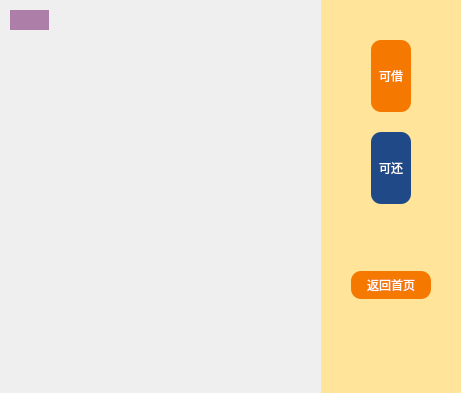
     <widget class="QWidget" name="batteryPage">
      <layout class="QHBoxLayout" name="horizontalLayout_13" stretch="3,1">
       <property name="spacing">
        <number>0</number>
       </property>
       <property name="leftMargin">
        <number>0</number>
       </property>
       <property name="topMargin">
        <number>0</number>
       </property>
       <property name="rightMargin">
        <number>0</number>
       </property>
       <property name="bottomMargin">
        <number>0</number>
       </property>
       <item>
        <widget class="QWidget" name="widget_7" native="true">
         <layout class="QVBoxLayout" name="verticalLayout_8" stretch="1,10">
          <property name="spacing">
           <number>0</number>
          </property>
          <property name="leftMargin">
           <number>0</number>
          </property>
          <property name="topMargin">
           <number>0</number>
          </property>
          <property name="rightMargin">
           <number>0</number>
          </property>
          <property name="bottomMargin">
           <number>0</number>
          </property>
          <item>
           <widget class="QWidget" name="widget_11" native="true">
            <layout class="QHBoxLayout" name="horizontalLayout_9" stretch="1,6,1">
             <property name="spacing">
              <number>0</number>
             </property>
             <property name="leftMargin">
              <number>10</number>
             </property>
             <property name="topMargin">
              <number>10</number>
             </property>
             <property name="rightMargin">
              <number>0</number>
             </property>
             <property name="bottomMargin">
              <number>10</number>
             </property>
             <item>
              <widget class="TsmartButton" name="delayBtn" native="true">
               <property name="styleSheet">
                <string notr="true">background-color: rgb(173, 127, 168);</string>
               </property>
              </widget>
             </item>
             <item>
              <spacer name="horizontalSpacer">
               <property name="orientation">
                <enum>Qt::Horizontal</enum>
               </property>
               <property name="sizeHint" stdset="0">
                <size>
                 <width>311</width>
                 <height>20</height>
                </size>
               </property>
              </spacer>
             </item>
             <item>
              <widget class="TimerLabel" name="alarmWdt" native="true"/>
             </item>
            </layout>
           </widget>
          </item>
          <item>
           <widget class="TscrollableWidget" name="widget_12" native="true"/>
          </item>
         </layout>
        </widget>
       </item>
       <item>
        <widget class="QWidget" name="widget_8" native="true">
         <property name="styleSheet">
          <string notr="true">background-color: rgb(255, 228, 153);
</string>
         </property>
         <layout class="QVBoxLayout" name="verticalLayout_5" stretch="2,1">
          <property name="spacing">
           <number>0</number>
          </property>
          <property name="leftMargin">
           <number>0</number>
          </property>
          <property name="topMargin">
           <number>0</number>
          </property>
          <property name="rightMargin">
           <number>0</number>
          </property>
          <property name="bottomMargin">
           <number>0</number>
          </property>
          <item>
           <widget class="QWidget" name="widget_9" native="true">
            <layout class="QVBoxLayout" name="verticalLayout_6" stretch="3,3,2">
             <property name="spacing">
              <number>20</number>
             </property>
             <property name="leftMargin">
              <number>50</number>
             </property>
             <property name="topMargin">
              <number>40</number>
             </property>
             <property name="rightMargin">
              <number>50</number>
             </property>
             <property name="bottomMargin">
              <number>10</number>
             </property>
             <item>
              <widget class="QLabel" name="label_9">
               <property name="palette">
                <palette>
                 <active>
                  <colorrole role="WindowText">
                   <brush brushstyle="SolidPattern">
                    <color alpha="255">
                     <red>255</red>
                     <green>255</green>
                     <blue>255</blue>
                    </color>
                   </brush>
                  </colorrole>
                  <colorrole role="Button">
                   <brush brushstyle="SolidPattern">
                    <color alpha="255">
                     <red>245</red>
                     <green>121</green>
                     <blue>0</blue>
                    </color>
                   </brush>
                  </colorrole>
                  <colorrole role="Base">
                   <brush brushstyle="SolidPattern">
                    <color alpha="255">
                     <red>245</red>
                     <green>121</green>
                     <blue>0</blue>
                    </color>
                   </brush>
                  </colorrole>
                  <colorrole role="Window">
                   <brush brushstyle="SolidPattern">
                    <color alpha="255">
                     <red>245</red>
                     <green>121</green>
                     <blue>0</blue>
                    </color>
                   </brush>
                  </colorrole>
                 </active>
                 <inactive>
                  <colorrole role="WindowText">
                   <brush brushstyle="SolidPattern">
                    <color alpha="255">
                     <red>255</red>
                     <green>255</green>
                     <blue>255</blue>
                    </color>
                   </brush>
                  </colorrole>
                  <colorrole role="Button">
                   <brush brushstyle="SolidPattern">
                    <color alpha="255">
                     <red>245</red>
                     <green>121</green>
                     <blue>0</blue>
                    </color>
                   </brush>
                  </colorrole>
                  <colorrole role="Base">
                   <brush brushstyle="SolidPattern">
                    <color alpha="255">
                     <red>245</red>
                     <green>121</green>
                     <blue>0</blue>
                    </color>
                   </brush>
                  </colorrole>
                  <colorrole role="Window">
                   <brush brushstyle="SolidPattern">
                    <color alpha="255">
                     <red>245</red>
                     <green>121</green>
                     <blue>0</blue>
                    </color>
                   </brush>
                  </colorrole>
                 </inactive>
                 <disabled>
                  <colorrole role="WindowText">
                   <brush brushstyle="SolidPattern">
                    <color alpha="255">
                     <red>190</red>
                     <green>190</green>
                     <blue>190</blue>
                    </color>
                   </brush>
                  </colorrole>
                  <colorrole role="Button">
                   <brush brushstyle="SolidPattern">
                    <color alpha="255">
                     <red>245</red>
                     <green>121</green>
                     <blue>0</blue>
                    </color>
                   </brush>
                  </colorrole>
                  <colorrole role="Base">
                   <brush brushstyle="SolidPattern">
                    <color alpha="255">
                     <red>245</red>
                     <green>121</green>
                     <blue>0</blue>
                    </color>
                   </brush>
                  </colorrole>
                  <colorrole role="Window">
                   <brush brushstyle="SolidPattern">
                    <color alpha="255">
                     <red>245</red>
                     <green>121</green>
                     <blue>0</blue>
                    </color>
                   </brush>
                  </colorrole>
                 </disabled>
                </palette>
               </property>
               <property name="styleSheet">
                <string notr="true">background-color: rgb(245, 121, 0);
border-radius:10px</string>
               </property>
               <property name="text">
                <string>可借</string>
               </property>
               <property name="alignment">
                <set>Qt::AlignCenter</set>
               </property>
              </widget>
             </item>
             <item>
              <widget class="QLabel" name="label_10">
               <property name="palette">
                <palette>
                 <active>
                  <colorrole role="WindowText">
                   <brush brushstyle="SolidPattern">
                    <color alpha="255">
                     <red>255</red>
                     <green>255</green>
                     <blue>255</blue>
                    </color>
                   </brush>
                  </colorrole>
                  <colorrole role="Button">
                   <brush brushstyle="SolidPattern">
                    <color alpha="255">
                     <red>32</red>
                     <green>74</green>
                     <blue>135</blue>
                    </color>
                   </brush>
                  </colorrole>
                  <colorrole role="Text">
                   <brush brushstyle="SolidPattern">
                    <color alpha="255">
                     <red>255</red>
                     <green>255</green>
                     <blue>255</blue>
                    </color>
                   </brush>
                  </colorrole>
                  <colorrole role="Base">
                   <brush brushstyle="SolidPattern">
                    <color alpha="255">
                     <red>32</red>
                     <green>74</green>
                     <blue>135</blue>
                    </color>
                   </brush>
                  </colorrole>
                  <colorrole role="Window">
                   <brush brushstyle="SolidPattern">
                    <color alpha="255">
                     <red>32</red>
                     <green>74</green>
                     <blue>135</blue>
                    </color>
                   </brush>
                  </colorrole>
                 </active>
                 <inactive>
                  <colorrole role="WindowText">
                   <brush brushstyle="SolidPattern">
                    <color alpha="255">
                     <red>255</red>
                     <green>255</green>
                     <blue>255</blue>
                    </color>
                   </brush>
                  </colorrole>
                  <colorrole role="Button">
                   <brush brushstyle="SolidPattern">
                    <color alpha="255">
                     <red>32</red>
                     <green>74</green>
                     <blue>135</blue>
                    </color>
                   </brush>
                  </colorrole>
                  <colorrole role="Text">
                   <brush brushstyle="SolidPattern">
                    <color alpha="255">
                     <red>255</red>
                     <green>255</green>
                     <blue>255</blue>
                    </color>
                   </brush>
                  </colorrole>
                  <colorrole role="Base">
                   <brush brushstyle="SolidPattern">
                    <color alpha="255">
                     <red>32</red>
                     <green>74</green>
                     <blue>135</blue>
                    </color>
                   </brush>
                  </colorrole>
                  <colorrole role="Window">
                   <brush brushstyle="SolidPattern">
                    <color alpha="255">
                     <red>32</red>
                     <green>74</green>
                     <blue>135</blue>
                    </color>
                   </brush>
                  </colorrole>
                 </inactive>
                 <disabled>
                  <colorrole role="WindowText">
                   <brush brushstyle="SolidPattern">
                    <color alpha="255">
                     <red>190</red>
                     <green>190</green>
                     <blue>190</blue>
                    </color>
                   </brush>
                  </colorrole>
                  <colorrole role="Button">
                   <brush brushstyle="SolidPattern">
                    <color alpha="255">
                     <red>32</red>
                     <green>74</green>
                     <blue>135</blue>
                    </color>
                   </brush>
                  </colorrole>
                  <colorrole role="Text">
                   <brush brushstyle="SolidPattern">
                    <color alpha="255">
                     <red>190</red>
                     <green>190</green>
                     <blue>190</blue>
                    </color>
                   </brush>
                  </colorrole>
                  <colorrole role="Base">
                   <brush brushstyle="SolidPattern">
                    <color alpha="255">
                     <red>32</red>
                     <green>74</green>
                     <blue>135</blue>
                    </color>
                   </brush>
                  </colorrole>
                  <colorrole role="Window">
                   <brush brushstyle="SolidPattern">
                    <color alpha="255">
                     <red>32</red>
                     <green>74</green>
                     <blue>135</blue>
                    </color>
                   </brush>
                  </colorrole>
                 </disabled>
                </palette>
               </property>
               <property name="styleSheet">
                <string notr="true">background-color: rgb(32, 74, 135);
border-radius:10px</string>
               </property>
               <property name="text">
                <string>可还</string>
               </property>
               <property name="alignment">
                <set>Qt::AlignCenter</set>
               </property>
              </widget>
             </item>
             <item>
              <spacer name="verticalSpacer_2">
               <property name="orientation">
                <enum>Qt::Vertical</enum>
               </property>
               <property name="sizeHint" stdset="0">
                <size>
                 <width>20</width>
                 <height>176</height>
                </size>
               </property>
              </spacer>
             </item>
            </layout>
           </widget>
          </item>
          <item>
           <widget class="QWidget" name="widget_10" native="true">
            <layout class="QVBoxLayout" name="verticalLayout_7" stretch="1,3">
             <property name="leftMargin">
              <number>30</number>
             </property>
             <property name="rightMargin">
              <number>30</number>
             </property>
             <item>
              <widget class="QPushButton" name="backtoMainPageBtn">
               <property name="sizePolicy">
                <sizepolicy hsizetype="Preferred" vsizetype="Preferred">
                 <horstretch>0</horstretch>
                 <verstretch>0</verstretch>
                </sizepolicy>
               </property>
               <property name="minimumSize">
                <size>
                 <width>80</width>
                 <height>0</height>
                </size>
               </property>
               <property name="palette">
                <palette>
                 <active>
                  <colorrole role="Button">
                   <brush brushstyle="SolidPattern">
                    <color alpha="255">
                     <red>245</red>
                     <green>121</green>
                     <blue>0</blue>
                    </color>
                   </brush>
                  </colorrole>
                  <colorrole role="ButtonText">
                   <brush brushstyle="SolidPattern">
                    <color alpha="255">
                     <red>255</red>
                     <green>255</green>
                     <blue>255</blue>
                    </color>
                   </brush>
                  </colorrole>
                  <colorrole role="Base">
                   <brush brushstyle="SolidPattern">
                    <color alpha="255">
                     <red>245</red>
                     <green>121</green>
                     <blue>0</blue>
                    </color>
                   </brush>
                  </colorrole>
                  <colorrole role="Window">
                   <brush brushstyle="SolidPattern">
                    <color alpha="255">
                     <red>245</red>
                     <green>121</green>
                     <blue>0</blue>
                    </color>
                   </brush>
                  </colorrole>
                 </active>
                 <inactive>
                  <colorrole role="Button">
                   <brush brushstyle="SolidPattern">
                    <color alpha="255">
                     <red>245</red>
                     <green>121</green>
                     <blue>0</blue>
                    </color>
                   </brush>
                  </colorrole>
                  <colorrole role="ButtonText">
                   <brush brushstyle="SolidPattern">
                    <color alpha="255">
                     <red>255</red>
                     <green>255</green>
                     <blue>255</blue>
                    </color>
                   </brush>
                  </colorrole>
                  <colorrole role="Base">
                   <brush brushstyle="SolidPattern">
                    <color alpha="255">
                     <red>245</red>
                     <green>121</green>
                     <blue>0</blue>
                    </color>
                   </brush>
                  </colorrole>
                  <colorrole role="Window">
                   <brush brushstyle="SolidPattern">
                    <color alpha="255">
                     <red>245</red>
                     <green>121</green>
                     <blue>0</blue>
                    </color>
                   </brush>
                  </colorrole>
                 </inactive>
                 <disabled>
                  <colorrole role="Button">
                   <brush brushstyle="SolidPattern">
                    <color alpha="255">
                     <red>245</red>
                     <green>121</green>
                     <blue>0</blue>
                    </color>
                   </brush>
                  </colorrole>
                  <colorrole role="ButtonText">
                   <brush brushstyle="SolidPattern">
                    <color alpha="255">
                     <red>190</red>
                     <green>190</green>
                     <blue>190</blue>
                    </color>
                   </brush>
                  </colorrole>
                  <colorrole role="Base">
                   <brush brushstyle="SolidPattern">
                    <color alpha="255">
                     <red>245</red>
                     <green>121</green>
                     <blue>0</blue>
                    </color>
                   </brush>
                  </colorrole>
                  <colorrole role="Window">
                   <brush brushstyle="SolidPattern">
                    <color alpha="255">
                     <red>245</red>
                     <green>121</green>
                     <blue>0</blue>
                    </color>
                   </brush>
                  </colorrole>
                 </disabled>
                </palette>
               </property>
               <property name="styleSheet">
                <string notr="true">background-color: rgb(245, 121, 0);
border-radius:10px</string>
               </property>
               <property name="text">
                <string>返回首页</string>
               </property>
              </widget>
             </item>
             <item>
              <spacer name="verticalSpacer_3">
               <property name="orientation">
                <enum>Qt::Vertical</enum>
               </property>
               <property name="sizeHint" stdset="0">
                <size>
                 <width>20</width>
                 <height>75</height>
                </size>
               </property>
              </spacer>
             </item>
            </layout>
           </widget>
          </item>
         </layout>
        </widget>
       </item>
      </layout>
     </widget>
